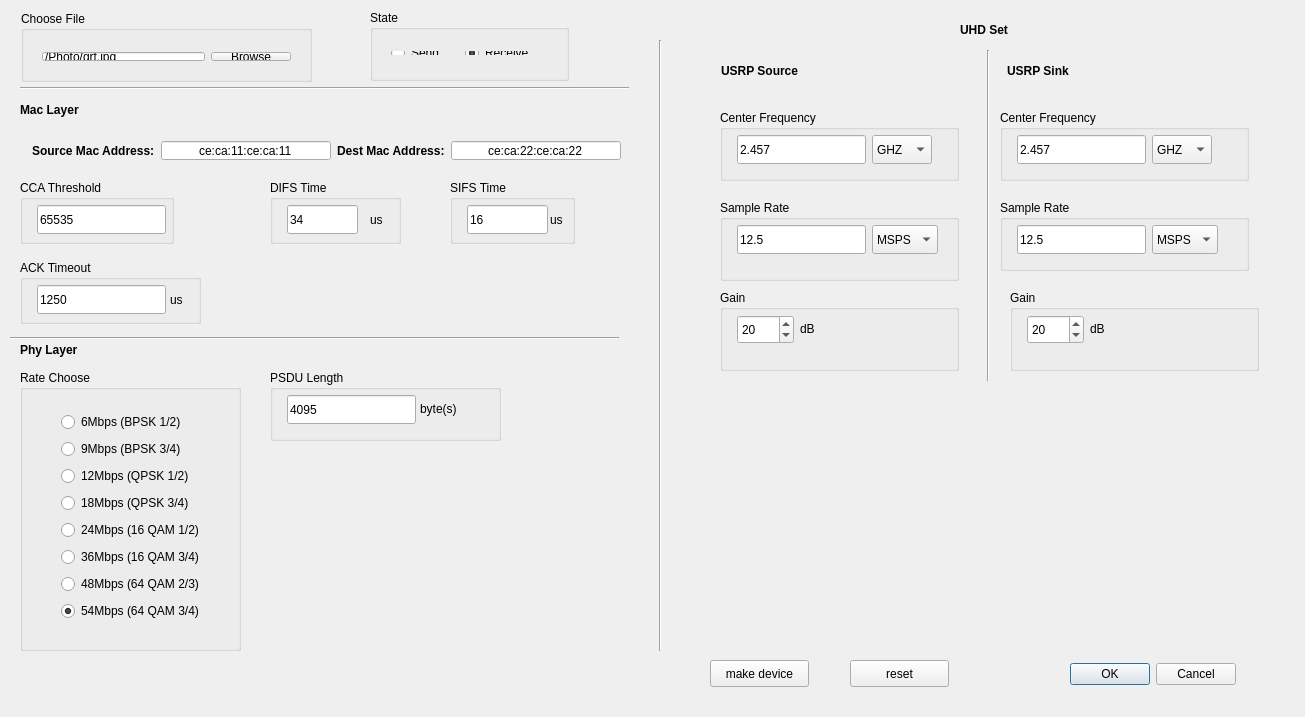
<?xml version="1.0" encoding="UTF-8"?>
<ui version="4.0">
 <class>hardConfigure</class>
 <widget class="QDialog" name="hardConfigure">
  <property name="geometry">
   <rect>
    <x>0</x>
    <y>0</y>
    <width>1305</width>
    <height>717</height>
   </rect>
  </property>
  <property name="windowTitle">
   <string>hardConfigure</string>
  </property>
  <widget class="QGroupBox" name="Rx_Gain">
   <property name="geometry">
    <rect>
     <x>720</x>
     <y>290</y>
     <width>239</width>
     <height>81</height>
    </rect>
   </property>
   <property name="title">
    <string>Gain</string>
   </property>
   <widget class="QSpinBox" name="spinBox_1">
    <property name="geometry">
     <rect>
      <x>17</x>
      <y>25</y>
      <width>57</width>
      <height>29</height>
     </rect>
    </property>
    <property name="toolTip">
     <string>1~100</string>
    </property>
    <property name="minimum">
     <number>0</number>
    </property>
    <property name="maximum">
     <number>100</number>
    </property>
    <property name="value">
     <number>20</number>
    </property>
   </widget>
   <widget class="QLabel" name="label_12">
    <property name="geometry">
     <rect>
      <x>80</x>
      <y>30</y>
      <width>67</width>
      <height>17</height>
     </rect>
    </property>
    <property name="text">
     <string>dB</string>
    </property>
   </widget>
  </widget>
  <widget class="QGroupBox" name="Tx_Gain">
   <property name="geometry">
    <rect>
     <x>1010</x>
     <y>290</y>
     <width>249</width>
     <height>81</height>
    </rect>
   </property>
   <property name="title">
    <string>Gain</string>
   </property>
   <widget class="QSpinBox" name="spinBox_2">
    <property name="geometry">
     <rect>
      <x>17</x>
      <y>25</y>
      <width>57</width>
      <height>29</height>
     </rect>
    </property>
    <property name="toolTip">
     <string>1~100</string>
    </property>
    <property name="minimum">
     <number>0</number>
    </property>
    <property name="maximum">
     <number>100</number>
    </property>
    <property name="value">
     <number>20</number>
    </property>
   </widget>
   <widget class="QLabel" name="label_13">
    <property name="geometry">
     <rect>
      <x>80</x>
      <y>30</y>
      <width>67</width>
      <height>17</height>
     </rect>
    </property>
    <property name="text">
     <string>dB</string>
    </property>
   </widget>
  </widget>
  <widget class="QGroupBox" name="CCA_Threshold">
   <property name="geometry">
    <rect>
     <x>20</x>
     <y>180</y>
     <width>154</width>
     <height>64</height>
    </rect>
   </property>
   <property name="font">
    <font>
     <weight>50</weight>
     <bold>false</bold>
    </font>
   </property>
   <property name="title">
    <string>CCA Threshold</string>
   </property>
   <widget class="QLineEdit" name="lineEdit_5">
    <property name="geometry">
     <rect>
      <x>17</x>
      <y>25</y>
      <width>129</width>
      <height>29</height>
     </rect>
    </property>
    <property name="toolTip">
     <string>Must be a positive integer</string>
    </property>
    <property name="text">
     <string>65535</string>
    </property>
   </widget>
  </widget>
  <widget class="Line" name="line">
   <property name="geometry">
    <rect>
     <x>20</x>
     <y>80</y>
     <width>609</width>
     <height>16</height>
    </rect>
   </property>
   <property name="orientation">
    <enum>Qt::Horizontal</enum>
   </property>
  </widget>
  <widget class="QGroupBox" name="Rx_Sample_Rate">
   <property name="geometry">
    <rect>
     <x>720</x>
     <y>200</y>
     <width>239</width>
     <height>81</height>
    </rect>
   </property>
   <property name="title">
    <string>Sample Rate</string>
   </property>
   <widget class="QLineEdit" name="lineEdit_11">
    <property name="geometry">
     <rect>
      <x>17</x>
      <y>25</y>
      <width>129</width>
      <height>29</height>
     </rect>
    </property>
    <property name="toolTip">
     <string>Positive number</string>
    </property>
    <property name="text">
     <string>12.5</string>
    </property>
   </widget>
   <widget class="QComboBox" name="comboBox_4">
    <property name="geometry">
     <rect>
      <x>152</x>
      <y>25</y>
      <width>66</width>
      <height>29</height>
     </rect>
    </property>
    <property name="editable">
     <bool>false</bool>
    </property>
    <property name="currentIndex">
     <number>1</number>
    </property>
    <item>
     <property name="text">
      <string>SPS</string>
     </property>
    </item>
    <item>
     <property name="text">
      <string>MSPS</string>
     </property>
    </item>
   </widget>
  </widget>
  <widget class="QGroupBox" name="groupBox_2">
   <property name="geometry">
    <rect>
     <x>370</x>
     <y>10</y>
     <width>199</width>
     <height>71</height>
    </rect>
   </property>
   <property name="title">
    <string>State</string>
   </property>
   <widget class="QWidget" name="layoutWidget">
    <property name="geometry">
     <rect>
      <x>10</x>
      <y>30</y>
      <width>165</width>
      <height>26</height>
     </rect>
    </property>
    <layout class="QHBoxLayout" name="horizontalLayout">
     <item>
      <widget class="QRadioButton" name="radioButton">
       <property name="text">
        <string>Send</string>
       </property>
       <property name="checked">
        <bool>false</bool>
       </property>
      </widget>
     </item>
     <item>
      <widget class="QRadioButton" name="radioButton_9">
       <property name="text">
        <string>Receive</string>
       </property>
       <property name="checked">
        <bool>true</bool>
       </property>
      </widget>
     </item>
    </layout>
   </widget>
  </widget>
  <widget class="QLabel" name="label_9">
   <property name="geometry">
    <rect>
     <x>721</x>
     <y>61</y>
     <width>111</width>
     <height>19</height>
    </rect>
   </property>
   <property name="font">
    <font>
     <weight>75</weight>
     <bold>true</bold>
    </font>
   </property>
   <property name="text">
    <string>USRP Source</string>
   </property>
  </widget>
  <widget class="QGroupBox" name="Ack_Timeout">
   <property name="geometry">
    <rect>
     <x>20</x>
     <y>260</y>
     <width>181</width>
     <height>64</height>
    </rect>
   </property>
   <property name="font">
    <font>
     <weight>50</weight>
     <bold>false</bold>
    </font>
   </property>
   <property name="title">
    <string>ACK Timeout</string>
   </property>
   <widget class="QLineEdit" name="lineEdit_2">
    <property name="geometry">
     <rect>
      <x>17</x>
      <y>25</y>
      <width>129</width>
      <height>29</height>
     </rect>
    </property>
    <property name="toolTip">
     <string>Must be a positive integer</string>
    </property>
    <property name="text">
     <string>1250</string>
    </property>
   </widget>
   <widget class="QLabel" name="label_2">
    <property name="geometry">
     <rect>
      <x>150</x>
      <y>30</y>
      <width>21</width>
      <height>19</height>
     </rect>
    </property>
    <property name="text">
     <string>us</string>
    </property>
   </widget>
  </widget>
  <widget class="Line" name="line_2">
   <property name="geometry">
    <rect>
     <x>10</x>
     <y>330</y>
     <width>609</width>
     <height>16</height>
    </rect>
   </property>
   <property name="orientation">
    <enum>Qt::Horizontal</enum>
   </property>
  </widget>
  <widget class="QGroupBox" name="Scale_2">
   <property name="geometry">
    <rect>
     <x>270</x>
     <y>180</y>
     <width>131</width>
     <height>64</height>
    </rect>
   </property>
   <property name="font">
    <font>
     <weight>50</weight>
     <bold>false</bold>
    </font>
   </property>
   <property name="title">
    <string>DIFS Time</string>
   </property>
   <widget class="QLineEdit" name="lineEdit_12">
    <property name="geometry">
     <rect>
      <x>17</x>
      <y>25</y>
      <width>71</width>
      <height>29</height>
     </rect>
    </property>
    <property name="toolTip">
     <string>Must be a positive integer</string>
    </property>
    <property name="text">
     <string>34</string>
    </property>
   </widget>
   <widget class="QLabel" name="label_4">
    <property name="geometry">
     <rect>
      <x>100</x>
      <y>30</y>
      <width>21</width>
      <height>19</height>
     </rect>
    </property>
    <property name="text">
     <string>us</string>
    </property>
   </widget>
  </widget>
  <widget class="QDialogButtonBox" name="buttonBox">
   <property name="geometry">
    <rect>
     <x>1045</x>
     <y>660</y>
     <width>191</width>
     <height>29</height>
    </rect>
   </property>
   <property name="standardButtons">
    <set>QDialogButtonBox::Cancel|QDialogButtonBox::Ok</set>
   </property>
  </widget>
  <widget class="QLabel" name="label">
   <property name="geometry">
    <rect>
     <x>20</x>
     <y>100</y>
     <width>101</width>
     <height>20</height>
    </rect>
   </property>
   <property name="font">
    <font>
     <weight>75</weight>
     <bold>true</bold>
    </font>
   </property>
   <property name="text">
    <string>Mac Layer</string>
   </property>
  </widget>
  <widget class="QGroupBox" name="Dot11_Fragmentation_Threshold">
   <property name="geometry">
    <rect>
     <x>270</x>
     <y>370</y>
     <width>231</width>
     <height>71</height>
    </rect>
   </property>
   <property name="title">
    <string>PSDU Length</string>
   </property>
   <widget class="QLineEdit" name="lineEdit_7">
    <property name="geometry">
     <rect>
      <x>17</x>
      <y>25</y>
      <width>129</width>
      <height>29</height>
     </rect>
    </property>
    <property name="toolTip">
     <string>1~4055</string>
    </property>
    <property name="text">
     <string>4095</string>
    </property>
   </widget>
   <widget class="QLabel" name="label_11">
    <property name="geometry">
     <rect>
      <x>150</x>
      <y>30</y>
      <width>51</width>
      <height>17</height>
     </rect>
    </property>
    <property name="text">
     <string>byte(s)</string>
    </property>
   </widget>
  </widget>
  <widget class="QLabel" name="label_10">
   <property name="geometry">
    <rect>
     <x>1007</x>
     <y>61</y>
     <width>91</width>
     <height>19</height>
    </rect>
   </property>
   <property name="font">
    <font>
     <weight>75</weight>
     <bold>true</bold>
    </font>
   </property>
   <property name="text">
    <string>USRP Sink</string>
   </property>
  </widget>
  <widget class="QLabel" name="label_6">
   <property name="geometry">
    <rect>
     <x>960</x>
     <y>20</y>
     <width>71</width>
     <height>20</height>
    </rect>
   </property>
   <property name="font">
    <font>
     <weight>75</weight>
     <bold>true</bold>
    </font>
   </property>
   <property name="text">
    <string>UHD Set</string>
   </property>
  </widget>
  <widget class="QGroupBox" name="groupBox">
   <property name="geometry">
    <rect>
     <x>21</x>
     <y>11</y>
     <width>291</width>
     <height>71</height>
    </rect>
   </property>
   <property name="title">
    <string>Choose File</string>
   </property>
   <widget class="QWidget" name="layoutWidget_2">
    <property name="geometry">
     <rect>
      <x>10</x>
      <y>30</y>
      <width>271</width>
      <height>31</height>
     </rect>
    </property>
    <layout class="QHBoxLayout" name="horizontalLayout_2">
     <item>
      <widget class="QLineEdit" name="lineEdit">
       <property name="text">
        <string>/Photo/grt.jpg</string>
       </property>
      </widget>
     </item>
     <item>
      <widget class="QPushButton" name="pushButton">
       <property name="text">
        <string>Browse</string>
       </property>
      </widget>
     </item>
    </layout>
   </widget>
  </widget>
  <widget class="QGroupBox" name="Scale">
   <property name="geometry">
    <rect>
     <x>450</x>
     <y>180</y>
     <width>125</width>
     <height>64</height>
    </rect>
   </property>
   <property name="font">
    <font>
     <weight>50</weight>
     <bold>false</bold>
    </font>
   </property>
   <property name="title">
    <string>SIFS Time</string>
   </property>
   <widget class="QLineEdit" name="lineEdit_1">
    <property name="geometry">
     <rect>
      <x>17</x>
      <y>25</y>
      <width>81</width>
      <height>29</height>
     </rect>
    </property>
    <property name="toolTip">
     <string>Must be a positive integer</string>
    </property>
    <property name="text">
     <string>16</string>
    </property>
   </widget>
   <widget class="QLabel" name="label_3">
    <property name="geometry">
     <rect>
      <x>100</x>
      <y>30</y>
      <width>21</width>
      <height>19</height>
     </rect>
    </property>
    <property name="text">
     <string>us</string>
    </property>
   </widget>
  </widget>
  <widget class="QGroupBox" name="Rx_Center_Frequency">
   <property name="geometry">
    <rect>
     <x>720</x>
     <y>110</y>
     <width>239</width>
     <height>71</height>
    </rect>
   </property>
   <property name="title">
    <string>Center Frequency</string>
   </property>
   <widget class="QLineEdit" name="lineEdit_9">
    <property name="geometry">
     <rect>
      <x>17</x>
      <y>25</y>
      <width>129</width>
      <height>29</height>
     </rect>
    </property>
    <property name="toolTip">
     <string>Positive number</string>
    </property>
    <property name="statusTip">
     <string/>
    </property>
    <property name="whatsThis">
     <string/>
    </property>
    <property name="accessibleName">
     <string/>
    </property>
    <property name="accessibleDescription">
     <string/>
    </property>
    <property name="styleSheet">
     <string notr="true"/>
    </property>
    <property name="inputMethodHints">
     <set>Qt::ImhNone</set>
    </property>
    <property name="inputMask">
     <string/>
    </property>
    <property name="text">
     <string>2.457</string>
    </property>
    <property name="placeholderText">
     <string/>
    </property>
    <property name="cursorMoveStyle">
     <enum>Qt::LogicalMoveStyle</enum>
    </property>
   </widget>
   <widget class="QComboBox" name="comboBox_2">
    <property name="geometry">
     <rect>
      <x>152</x>
      <y>25</y>
      <width>60</width>
      <height>29</height>
     </rect>
    </property>
    <property name="editable">
     <bool>false</bool>
    </property>
    <property name="currentIndex">
     <number>1</number>
    </property>
    <item>
     <property name="text">
      <string>HZ</string>
     </property>
    </item>
    <item>
     <property name="text">
      <string>GHZ</string>
     </property>
    </item>
   </widget>
  </widget>
  <widget class="QGroupBox" name="Rate">
   <property name="geometry">
    <rect>
     <x>20</x>
     <y>370</y>
     <width>221</width>
     <height>281</height>
    </rect>
   </property>
   <property name="title">
    <string>Rate Choose</string>
   </property>
   <widget class="QWidget" name="layoutWidget_3">
    <property name="geometry">
     <rect>
      <x>30</x>
      <y>30</y>
      <width>191</width>
      <height>236</height>
     </rect>
    </property>
    <layout class="QVBoxLayout" name="verticalLayout">
     <item>
      <widget class="QRadioButton" name="radioButton_1">
       <property name="text">
        <string>6Mbps (BPSK 1/2)</string>
       </property>
       <property name="checked">
        <bool>false</bool>
       </property>
      </widget>
     </item>
     <item>
      <widget class="QRadioButton" name="radioButton_2">
       <property name="text">
        <string>9Mbps (BPSK 3/4)</string>
       </property>
      </widget>
     </item>
     <item>
      <widget class="QRadioButton" name="radioButton_3">
       <property name="text">
        <string>12Mbps (QPSK 1/2)</string>
       </property>
      </widget>
     </item>
     <item>
      <widget class="QRadioButton" name="radioButton_4">
       <property name="text">
        <string>18Mbps (QPSK 3/4)</string>
       </property>
      </widget>
     </item>
     <item>
      <widget class="QRadioButton" name="radioButton_5">
       <property name="text">
        <string>24Mbps (16 QAM 1/2)</string>
       </property>
      </widget>
     </item>
     <item>
      <widget class="QRadioButton" name="radioButton_6">
       <property name="text">
        <string>36Mbps (16 QAM 3/4)</string>
       </property>
      </widget>
     </item>
     <item>
      <widget class="QRadioButton" name="radioButton_7">
       <property name="text">
        <string>48Mbps (64 QAM 2/3)</string>
       </property>
      </widget>
     </item>
     <item>
      <widget class="QRadioButton" name="radioButton_8">
       <property name="text">
        <string>54Mbps (64 QAM 3/4)</string>
       </property>
       <property name="checked">
        <bool>true</bool>
       </property>
      </widget>
     </item>
    </layout>
   </widget>
  </widget>
  <widget class="QLabel" name="label_5">
   <property name="geometry">
    <rect>
     <x>20</x>
     <y>340</y>
     <width>91</width>
     <height>20</height>
    </rect>
   </property>
   <property name="font">
    <font>
     <weight>75</weight>
     <bold>true</bold>
    </font>
   </property>
   <property name="text">
    <string>Phy Layer</string>
   </property>
  </widget>
  <widget class="QWidget" name="layoutWidget_4">
   <property name="geometry">
    <rect>
     <x>21</x>
     <y>130</y>
     <width>611</width>
     <height>41</height>
    </rect>
   </property>
   <layout class="QHBoxLayout" name="horizontalLayout_3">
    <item>
     <widget class="QLabel" name="label_7">
      <property name="font">
       <font>
        <weight>75</weight>
        <bold>true</bold>
       </font>
      </property>
      <property name="text">
       <string>Source Mac Address:</string>
      </property>
     </widget>
    </item>
    <item>
     <widget class="QLineEdit" name="lineEdit_3">
      <property name="inputMask">
       <string>HH:HH:HH:HH:HH:HH</string>
      </property>
      <property name="text">
       <string>ce:ca:11:ce:ca:11</string>
      </property>
      <property name="alignment">
       <set>Qt::AlignCenter</set>
      </property>
     </widget>
    </item>
    <item>
     <widget class="QLabel" name="label_8">
      <property name="font">
       <font>
        <weight>75</weight>
        <bold>true</bold>
       </font>
      </property>
      <property name="text">
       <string>Dest Mac Address:</string>
      </property>
     </widget>
    </item>
    <item>
     <widget class="QLineEdit" name="lineEdit_4">
      <property name="inputMask">
       <string>HH:HH:HH:HH:HH:HH</string>
      </property>
      <property name="text">
       <string>ce:ca:22:ce:ca:22</string>
      </property>
      <property name="alignment">
       <set>Qt::AlignCenter</set>
      </property>
     </widget>
    </item>
   </layout>
  </widget>
  <widget class="QGroupBox" name="Tx_Center_Frequency">
   <property name="geometry">
    <rect>
     <x>1000</x>
     <y>110</y>
     <width>249</width>
     <height>71</height>
    </rect>
   </property>
   <property name="title">
    <string>Center Frequency</string>
   </property>
   <property name="checkable">
    <bool>false</bool>
   </property>
   <widget class="QLineEdit" name="lineEdit_8">
    <property name="geometry">
     <rect>
      <x>17</x>
      <y>25</y>
      <width>129</width>
      <height>29</height>
     </rect>
    </property>
    <property name="toolTip">
     <string>Positive number</string>
    </property>
    <property name="text">
     <string>2.457</string>
    </property>
    <property name="dragEnabled">
     <bool>false</bool>
    </property>
    <property name="readOnly">
     <bool>false</bool>
    </property>
    <property name="placeholderText">
     <string extracomment="txcenterfrequency"/>
    </property>
   </widget>
   <widget class="QComboBox" name="comboBox_1">
    <property name="geometry">
     <rect>
      <x>152</x>
      <y>25</y>
      <width>60</width>
      <height>29</height>
     </rect>
    </property>
    <property name="editable">
     <bool>false</bool>
    </property>
    <property name="currentIndex">
     <number>1</number>
    </property>
    <item>
     <property name="text">
      <string>HZ</string>
     </property>
    </item>
    <item>
     <property name="text">
      <string>GHZ</string>
     </property>
    </item>
   </widget>
  </widget>
  <widget class="Line" name="line_3">
   <property name="geometry">
    <rect>
     <x>650</x>
     <y>40</y>
     <width>20</width>
     <height>611</height>
    </rect>
   </property>
   <property name="orientation">
    <enum>Qt::Vertical</enum>
   </property>
  </widget>
  <widget class="Line" name="line_4">
   <property name="geometry">
    <rect>
     <x>980</x>
     <y>50</y>
     <width>16</width>
     <height>331</height>
    </rect>
   </property>
   <property name="orientation">
    <enum>Qt::Vertical</enum>
   </property>
  </widget>
  <widget class="QGroupBox" name="Tx_Sample_Rate">
   <property name="geometry">
    <rect>
     <x>1000</x>
     <y>200</y>
     <width>249</width>
     <height>71</height>
    </rect>
   </property>
   <property name="title">
    <string>Sample Rate</string>
   </property>
   <widget class="QLineEdit" name="lineEdit_10">
    <property name="geometry">
     <rect>
      <x>17</x>
      <y>25</y>
      <width>129</width>
      <height>29</height>
     </rect>
    </property>
    <property name="toolTip">
     <string>Positive number</string>
    </property>
    <property name="text">
     <string>12.5</string>
    </property>
   </widget>
   <widget class="QComboBox" name="comboBox_3">
    <property name="geometry">
     <rect>
      <x>152</x>
      <y>25</y>
      <width>66</width>
      <height>29</height>
     </rect>
    </property>
    <property name="editable">
     <bool>false</bool>
    </property>
    <property name="currentIndex">
     <number>1</number>
    </property>
    <item>
     <property name="text">
      <string>SPS</string>
     </property>
    </item>
    <item>
     <property name="text">
      <string>MSPS</string>
     </property>
    </item>
   </widget>
  </widget>
  <widget class="QPushButton" name="pushButton_3">
   <property name="geometry">
    <rect>
     <x>850</x>
     <y>660</y>
     <width>99</width>
     <height>27</height>
    </rect>
   </property>
   <property name="text">
    <string>reset</string>
   </property>
  </widget>
  <widget class="QPushButton" name="pushButton_2">
   <property name="geometry">
    <rect>
     <x>710</x>
     <y>660</y>
     <width>99</width>
     <height>27</height>
    </rect>
   </property>
   <property name="text">
    <string>make device</string>
   </property>
  </widget>
 </widget>
 <layoutdefault spacing="6" margin="11"/>
 <resources/>
 <connections>
  <connection>
   <sender>buttonBox</sender>
   <signal>rejected()</signal>
   <receiver>hardConfigure</receiver>
   <slot>reject()</slot>
   <hints>
    <hint type="sourcelabel">
     <x>1121</x>
     <y>678</y>
    </hint>
    <hint type="destinationlabel">
     <x>784</x>
     <y>621</y>
    </hint>
   </hints>
  </connection>
 </connections>
</ui>
